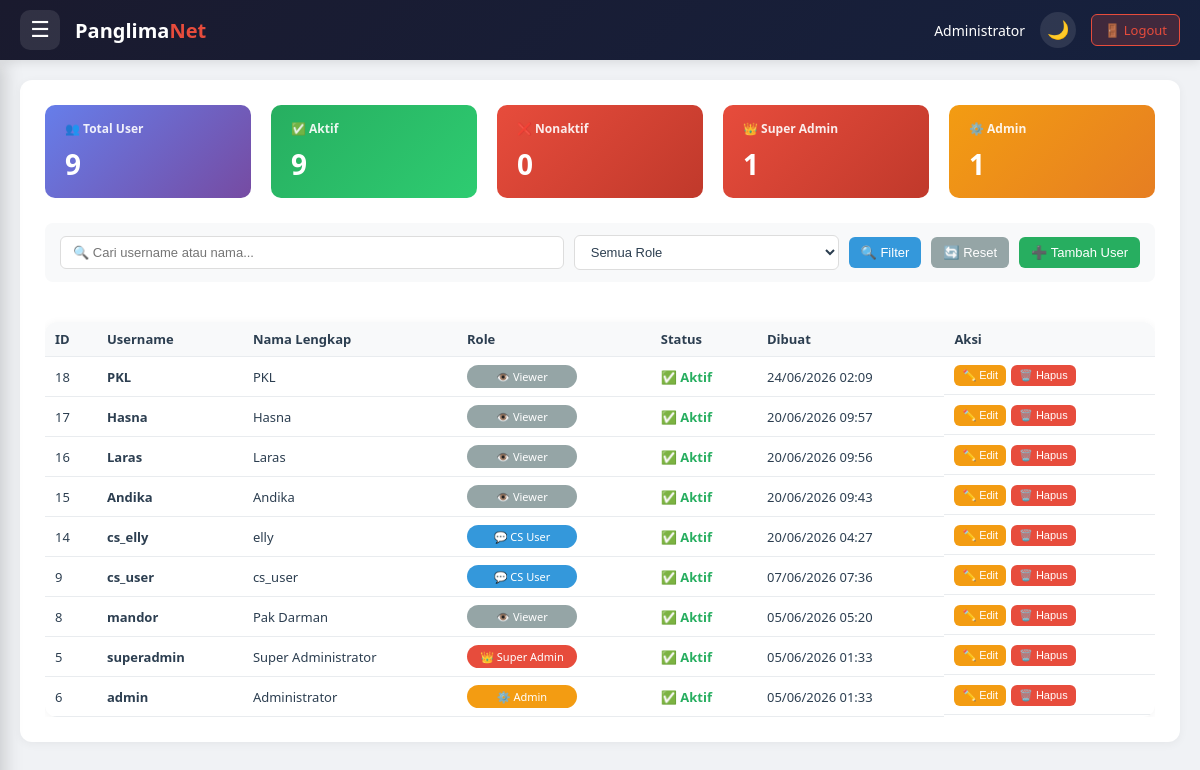
The app's page /index.php?page=manage_user (signed in) with its own data.
### tables this page shows
CREATE TABLE `users` (
  `id` int NOT NULL,
  `username` varchar(50) NOT NULL,
  `password` varchar(255) NOT NULL,
  `full_name` varchar(100) NOT NULL,
  `role` varchar(50) NOT NULL,
  `is_active` tinyint(1) DEFAULT '1',
  `last_login` datetime DEFAULT NULL,
  `created_at` timestamp NOT NULL DEFAULT CURRENT_TIMESTAMP,
  `updated_at` timestamp NOT NULL DEFAULT CURRENT_TIMESTAMP ON UPDATE CURRENT_TIMESTAMP
);

### index.php (called while the page is built, shortened)
<?php
include 'menu.php';
?>

### pages/manage_user.php (the view, shortened to what this page needs)
<?php
$page = isset($_GET['page_num']) ? max(1, intval($_GET['page_num'])) : 1;
$perPage = 10;
$offset = ($page - 1) * $perPage;
$search = isset($_GET['search']) ? trim($_GET['search']) : '';
$where = [];
$params = [];
$whereClause = $where ? "WHERE " . implode(" AND ", $where) : "";
$sql = "SELECT * FROM users $whereClause ORDER BY created_at DESC LIMIT $offset, $perPage";
$stmt = $pdo->prepare($sql);
$stmt->execute($params);
$users = $stmt->fetchAll(PDO::FETCH_ASSOC);
$stmtTotal = $pdo->query("SELECT COUNT(*) as total FROM users");
$totalUsers = $stmtTotal->fetch(PDO::FETCH_ASSOC)['total'];
$stats = [];
$statQuery = $pdo->query("SELECT role, COUNT(*) as count FROM users GROUP BY role");
while ($row = $statQuery->fetch(PDO::FETCH_ASSOC)) {
    $stats[$row['role']] = $row['count'];
}
$stmtActive = $pdo->query("SELECT COUNT(*) as total FROM users WHERE is_active = 1");
$activeUsers = $stmtActive->fetch(PDO::FETCH_ASSOC)['total'];
$stmtInactive = $pdo->query("SELECT COUNT(*) as total FROM users WHERE is_active = 0");
$inactiveUsers = $stmtInactive->fetch(PDO::FETCH_ASSOC)['total'];
?>
<!DOCTYPE html>
<html lang="id">
<head>
    <link rel="stylesheet" href="https://cdn.jsdelivr.net/npm/sweetalert2@11/dist/sweetalert2.min.css">
    <link rel="stylesheet" href="https://cdnjs.cloudflare.com/ajax/libs/font-awesome/6.4.0/css/all.min.css">
</head>
<body>
<div class="user-stats">
    <div class="stat-box">
        <h4>👥 Total User</h4>
        <div class="number"><?php echo number_format($totalUsers); ?></div>
    </div>
    <div class="stat-box" style="background: linear-gradient(135deg, #27ae60, #2ecc71);">
        <h4>✅ Aktif</h4>
        <div class="number"><?php echo number_format($activeUsers); ?></div>
    </div>
    <div class="stat-box" style="background: linear-gradient(135deg, #e74c3c, #c0392b);">
        <h4>❌ Nonaktif</h4>
        <div class="number"><?php echo number_format($inactiveUsers); ?></div>
    </div>
    <div class="stat-box" style="background: linear-gradient(135deg, #e74c3c, #c0392b);">
        <h4>👑 Super Admin</h4>
        <div class="number"><?php echo number_format($stats['super_admin'] ?? 0); ?></div>
    </div>
    <div class="stat-box" style="background: linear-gradient(135deg, #f39c12, #e67e22);">
        <h4>⚙️ Admin</h4>
        <div class="number"><?php echo number_format($stats['admin'] ?? 0); ?></div>
    </div>
</div>
<div class="filter-bar">
    <input type="text" id="searchInput" placeholder="🔍 Cari username atau nama..." value="<?php echo htmlspecialchars($search); ?>">
    <select id="roleFilter">
        <option value="">Semua Role</option>
    </select>
    <button class="btn-primary" onclick="applyFilter()">🔍 Filter</button>
    <button class="btn-secondary" onclick="resetFilter()">🔄 Reset</button>
    <button class="btn-success" onclick="openAddModal()">➕ Tambah User</button>
</div>
<div style="overflow-x: auto;">
    <table class="data-table">
        <thead>
            <tr>
                <th>ID</th>
                <th>Username</th>
                <th>Nama Lengkap</th>
                <th>Role</th>
                <th>Status</th>
                <th>Dibuat</th>
                <th>Aksi</th>
            </tr>
        </thead>
        <tbody>
            <?php if (count($users) > 0): ?>
                <?php foreach ($users as $user): ?>
                <tr id="user-row-<?php echo $user['id']; ?>">
                    <td><?php echo $user['id']; ?></td>
                    <td><strong><?php echo htmlspecialchars($user['username']); ?></strong></td>
                    <td><?php echo htmlspecialchars($user['full_name']); ?></td>
                    <td>
                        <span class="role-badge role-<?php echo $user['role']; ?>">
                            <?php
                            $role_labels = [
                                'super_admin' => '👑 Super Admin',
                                'admin' => '⚙️ Admin',
                                'cs' => '💬 CS User',
                                'viewer' => '👁️ Viewer'
                            ];
                            echo $role_labels[$user['role']] ?? $user['role'];
                            ?>
                        </span>
                    <td>
                        <span class="<?php echo ($user['is_active'] ?? 1) == 1 ? 'status-active' : 'status-inactive'; ?>">
                            <?php echo ($user['is_active'] ?? 1) == 1 ? '✅ Aktif' : '❌ Nonaktif'; ?>
                        </span>
                    <td><?php echo date('d/m/Y H:i', strtotime($user['created_at'])); ?></span>
                    <td class="action-buttons">
                        <button class="btn btn-warning btn-sm" onclick='editUser(<?php echo json_encode($user); ?>)'>✏️ Edit</button>
                        <button class="btn btn-danger btn-sm" onclick="confirmDelete(<?php echo $user['id']; ?>, '<?php echo htmlspecialchars($user['username']); ?>')">🗑️ Hapus</button>
                </tr>
                <?php endforeach; ?>
            <?php endif; ?>
        </tbody>
    </table>
</div>
</body>
</html>

### menu.php (style rules this page uses)
* { margin: 0; padding: 0; box-sizing: border-box; }
:root { --bg-body: #f0f2f5; --bg-header: linear-gradient(135deg, #1a1a2e 0%, #16213e 100%); --bg-menu: linear-gradient(180deg, #1a1a2e 0%, #16213e 100%); --bg-card: #ffffff; --text-primary: #2c3e50; --text-secondary: #666666; --border-color: #eeeeee; --table-header-bg: #f8f9fa; --table-row-hover: #f8f9fa; --btn-primary-bg: #3498db; --btn-primary-hover: #2980b9; --btn-danger-bg: #e74c3c; --btn-warning-bg: #f39c12; --modal-bg: #ffffff; --shadow-color: rgba(0,0,0,0.05); --menu-text: rgba(255,255,255,0.8); --menu-text-hover: white; --menu-active-bg: rgba(231,76,60,0.2); --header-text: white; }
body { font-family: 'Segoe UI', Tahoma, Geneva, Verdana, sans-serif; background: var(--bg-body); overflow-x: hidden; transition: background 0.3s ease; }
.data-table { width: 100%; border-collapse: collapse; margin-top: 20px; }
.data-table th, .data-table td { padding: 12px; text-align: left; border-bottom: 1px solid var(--border-color); color: var(--text-primary); }
.data-table th { background: var(--table-header-bg); font-weight: 600; color: var(--text-primary); }
.btn { padding: 8px 16px; border: none; border-radius: 6px; cursor: pointer; font-size: 13px; transition: all 0.3s; }
.btn-primary { background: var(--btn-primary-bg); color: white; }
.btn-danger { background: var(--btn-danger-bg); color: white; }
.btn-warning { background: var(--btn-warning-bg); color: white; }
.btn-sm { padding: 5px 10px; font-size: 12px; }
.filter-bar { margin-bottom: 20px; display: flex; gap: 10px; flex-wrap: wrap; }
.filter-bar input, .filter-bar select { padding: 10px; border: 1px solid var(--border-color); border-radius: 6px; flex: 1; min-width: 150px; background: var(--bg-card); color: var(--text-primary); }

### pages/manage_user.php (style rules this page uses)
* { box-sizing: border-box; }
.user-stats { display: grid; grid-template-columns: repeat(auto-fit, minmax(180px, 1fr)); gap: 20px; margin-bottom: 25px; }
.stat-box { background: linear-gradient(135deg, #667eea 0%, #764ba2 100%); color: white; padding: 15px 20px; border-radius: 10px; transition: transform 0.2s; }
.stat-box h4 { margin: 0 0 8px 0; font-size: 12px; opacity: 0.9; }
.stat-box .number { font-size: 28px; font-weight: bold; margin: 0; }
.filter-bar { display: flex; flex-wrap: wrap; gap: 10px; align-items: center; margin-bottom: 20px; background: #f8f9fa; padding: 12px 15px; border-radius: 8px; }
.filter-bar input, .filter-bar select, .filter-bar button { padding: 8px 12px; font-size: 13px; border-radius: 6px; border: 1px solid #ddd; }
.filter-bar input { flex: 2; min-width: 180px; }
.filter-bar .btn-primary { background: #3498db; color: white; border: none; cursor: pointer; }
.filter-bar .btn-secondary { background: #95a5a6; color: white; border: none; cursor: pointer; }
.filter-bar .btn-success { background: #27ae60; color: white; border: none; cursor: pointer; }
.data-table { width: 100%; border-collapse: collapse; background: white; border-radius: 12px; overflow: hidden; box-shadow: 0 1px 8px rgba(0,0,0,0.05); }
.data-table th, .data-table td { padding: 8px 10px; font-size: 13px; text-align: left; border-bottom: 1px solid #e9ecef; }
.data-table th { background: #f8f9fa; font-weight: 600; }
.action-buttons { display: flex; gap: 5px; flex-wrap: wrap; }
.role-badge { display: inline-block; padding: 4px 10px; border-radius: 20px; font-size: 11px; font-weight: 500; min-width: 110px; text-align: center; white-space: nowrap; }
.role-super_admin { background: #e74c3c; color: white; }
.role-admin { background: #f39c12; color: white; }
.role-cs { background: #3498db; color: white; }
.role-viewer { background: #95a5a6; color: white; }
.status-active { color: #27ae60; font-weight: bold; }
.btn { padding: 6px 12px; border-radius: 6px; font-size: 12px; cursor: pointer; border: none; transition: all 0.2s; }
.btn-primary { background: #3498db; color: white; }
.btn-warning { background: #f39c12; color: white; }
.btn-danger { background: #e74c3c; color: white; }
.btn-sm { padding: 4px 8px; font-size: 11px; }

### records on screen
users: is_active "1", id "5", username "superadmin", full_name "Super Administrator", role "👑 Super Admin", shows "✅ Aktif", created_at "05/06/2026 01:33"
users: id "18", username "PKL", full_name "PKL", role "👁️ Viewer", is_active "✅ Aktif", created_at "24/06/2026 02:09"
users: id "17", username "Hasna", full_name "Hasna", role "👁️ Viewer", is_active "✅ Aktif", created_at "20/06/2026 09:57"
users: id "16", username "Laras", full_name "Laras", role "👁️ Viewer", is_active "✅ Aktif", created_at "20/06/2026 09:56"
users: id "15", username "Andika", full_name "Andika", role "👁️ Viewer", is_active "✅ Aktif", created_at "20/06/2026 09:43"
users: id "14", username "cs_elly", full_name "elly", role "💬 CS User", is_active "✅ Aktif", created_at "20/06/2026 04:27"
users: id "9", username "cs_user", full_name "cs_user", role "💬 CS User", is_active "✅ Aktif", created_at "07/06/2026 07:36"
users: id "8", username "mandor", full_name "Pak Darman", role "👁️ Viewer", is_active "✅ Aktif", created_at "05/06/2026 05:20"
users: id "6", username "admin", full_name "Administrator", role "⚙️ Admin", is_active "✅ Aktif", created_at "05/06/2026 01:33"

### other values on screen
$_SESSION['full_name'] "Administrator"
$totalUsers "9"
$activeUsers "9"
$inactiveUsers "0"
